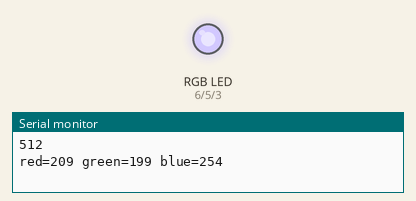
The sketch below on a simulated Arduino Uno, built with avr-gcc and run on an emulated ATmega328P. Parts: an RGB LED mixed from three pins (HIGH = lit), the last lines printed to the serial monitor. Random numbers use the default seed unless the sketch sets one.

Above: at 0.1 s.
At 6.1 s:
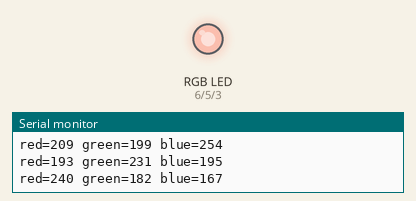
At 9.1 s:
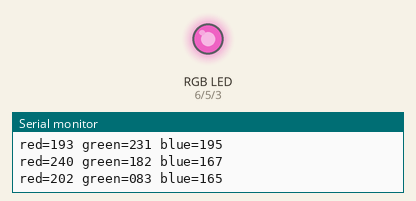
At 18.1 s:
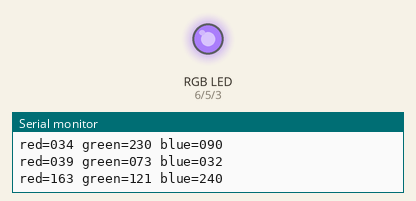
At 24.1 s:
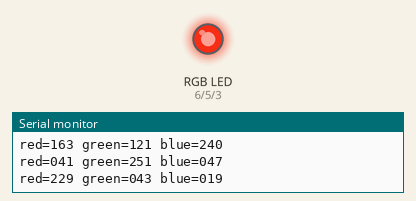
At 36.1 s:
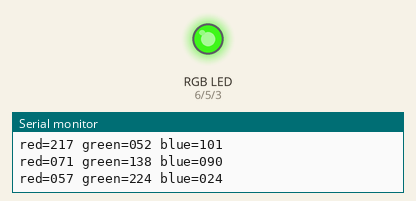
Timing chart, 0 to 40.0 s (numbered marks = the images above):
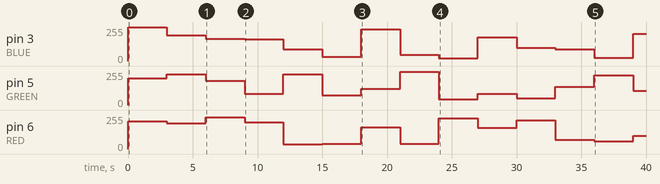

Measured:
- by itself, pin 3 (BLUE): 0/255 → 254/255 at 0.00 s, → 195/255 3.0 s later, → 167/255 3.0 s later, → 165/255 3.0 s later, … (14 changes in this stretch)

The sketch:

RGB_LED_random_blender2.ino
```cpp
// C++ code
//
/* RGB_LED_random_blender2.ino.txt

  select the colors of the RGB LED at random

  the RGB LED has 4 leads (left to right):
  1 red lead (flat spot on plastic housing)
  2 cathode  (longeest lead)
  3 green lead
  4 blue lead
  (LED housing rim has flat portion near the red lead)

Red source color Al-GaInP on GaAs substrate LED 650nm peak
Blue source color InGaN LED 468nm peak
Green source color InGaN on Sapphire LED 515nm peak

Color mixing:
Red + Green = Yellow
Red + Blue = Purple/Magenta
Green + Blue = Cyan
All three = White

  blue lead via 220ohm resistor to an Arduino PWM pin
  green lead via 220ohm resistor to an Arduino PWM pin
  cathode (longer lead) connect to GND
  red lead via 220ohm resistor to an Arduino PWM pin

for buffer etc. see ...
https://www.tutorialspoint.com/c_standard_library/c_function_sprintf.htm
*/

// define Arduino pins used
#define BLUE 3   // UNO PMW pin ~3
#define GREEN 5  // UNO PMW pin ~5
#define RED 6    // UNO PMW pin ~6

// declare variables
int redValue;
int greenValue;
int blueValue;

// extra stuff
// give the character array buffer enough space
char buffer[35] = "";


void setup()
{
  Serial.begin(9600);
  // seed the random generator with the value of an unconnected pin
  int seedVal = analogRead(0);
  randomSeed(seedVal);
  Serial.println(seedVal);  // test

  // set pin modes
  pinMode(RED, OUTPUT);
  pinMode(GREEN, OUTPUT);
  pinMode(BLUE, OUTPUT);
  // set pin start conditions, start with RED
  digitalWrite(RED, HIGH);
  digitalWrite(GREEN, LOW);
  digitalWrite(BLUE, LOW);
}

// main loop
void loop()
{

  // choose a value between 0 and 255 at random
  redValue = random(0, 255);
  greenValue = random(0, 255);
  blueValue = random(0, 255);

  analogWrite(RED, redValue);
  analogWrite(GREEN, greenValue);
  analogWrite(BLUE, blueValue);

  // show the random color values
  sprintf(buffer, "red=%03d green=%03d blue=%03d ",
    redValue, greenValue, blueValue);
  Serial.println(buffer);

  delay(3000);
}
```
